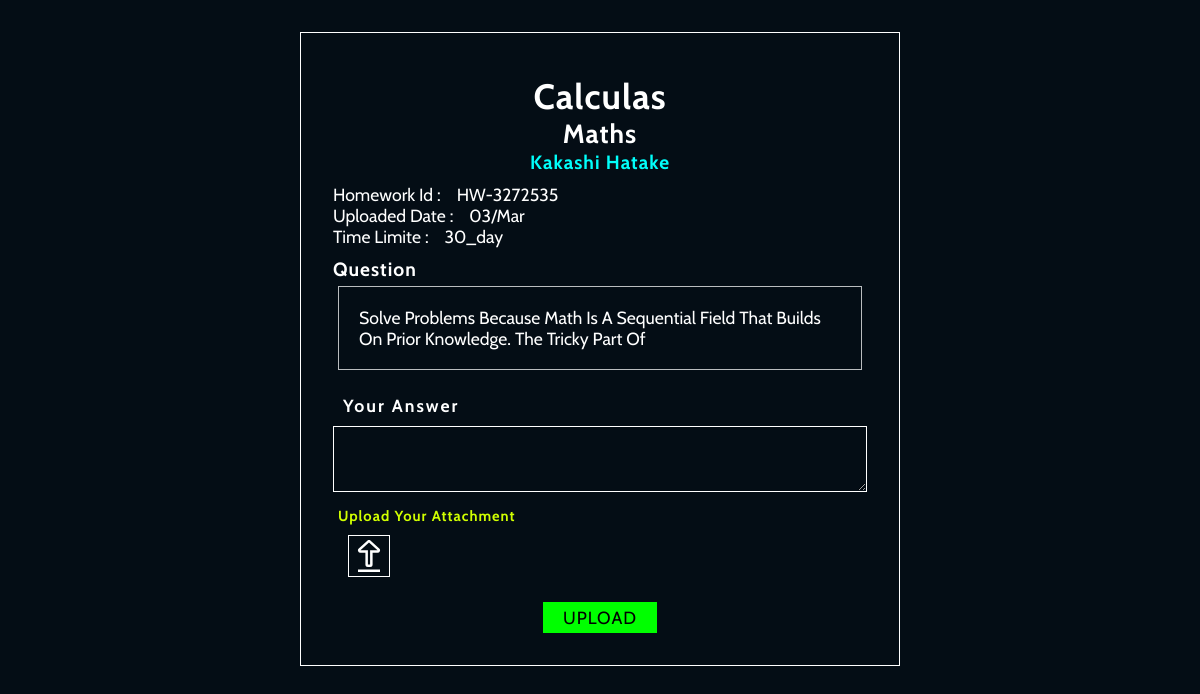
Screenshot of /LearningMangementSystem/web/html/do-homework.php?homework_id=HW-3272535 (signed in) with the database file from the repository.
### tables this page shows
CREATE TABLE `homework` (
  `homework_id` char(10) NOT NULL,
  `teacher_sid` char(10) NOT NULL,
  `sub_id` char(10) NOT NULL,
  `title` varchar(100) NOT NULL,
  `question` varchar(100) DEFAULT NULL,
  `time_limit` char(10) DEFAULT NULL,
  `date` char(10) DEFAULT NULL
);

CREATE TABLE `subject` (
  `sub_id` char(10) NOT NULL,
  `sub_name` char(20) NOT NULL
);

CREATE TABLE `teacher` (
  `system_tid` char(10) NOT NULL,
  `teacher_id` char(10) NOT NULL,
  `password` varchar(100) NOT NULL,
  `name` varchar(100) NOT NULL,
  `email` varchar(100) NOT NULL
);

### LearningMangementSystem/web/php/function.php (called while the page is built, shortened)
<?php
function getSubName($con, $id) {
    $query = "SELECT * FROM subject WHERE sub_id = '{$id}'";
    $result = mysqli_query($con, $query);
    if ($result) {
        $data = mysqli_fetch_assoc($result);
        return $data['sub_name'];
    }
}
function getTeacherName($con , $id){
    $query = "SELECT * FROM teacher WHERE system_tid = '$id'  LIMIT 1";
    $result = mysqli_query($con , $query);
    if($result){
        $data = mysqli_fetch_assoc($result);
        return $data["name"];
    }
}
?>

### LearningMangementSystem/web/html/do-homework.php (the view, shortened to what this page needs)
<?php
include("../php/connection.php");
include("../php/function.php");
$user = get_user_data($user_conn);
$homework_id = $_GET["homework_id"];
if(isset($user["system_sid"])){
    $query = "SELECT * FROM homework WHERE homework_id = '$homework_id' LIMIT 1";
    $result = $system_conn -> query($query);
    if($result){
        $data = mysqli_fetch_assoc($result);
        $title = $data["title"];
        $sub_name = getSubName($user_conn , $data["sub_id"]);
        $teacher_name = getTeacherName($user_conn , $data["teacher_sid"]);
        $date = $data["date"];
        $time_limit = $data["time_limit"];
        $question = $data["question"];
    }
}
?>
<!DOCTYPE html>
<html lang="en">
<head>
    <link rel="stylesheet" href="../css/main-styles.css">
    <link rel="stylesheet" href="../css/student/student-homework.css">
</head>
<body>
    <div class="container">
        <div class="col title-col">
            <H1><?php echo $title?></H1>
            <h2><?php echo $sub_name?></h2>
            <h5 class="teacher-name"><?php echo $teacher_name?></h5>
        </div>
        <div class="col homework-info">
            <div>
                <label>Homework id : </label> <label for=""><?php echo $homework_id?></label>
            </div>
            <div>
                <label>uploaded date : </label> <label for=""><?php echo $date?></label>
            </div>
            <div>
                <label>time limite : </label> <label for=""><?php echo $time_limit?></label>
            </div>
        </div>
        <div class="col question-col">
            <h5>question</h5>
            <p>
            <?php echo $question?>
            </p>
        </div>
        <form action="" method="POST">
            <div class="col answer-col">
                <h5>Your Answer</h5>
                <textarea name="answer"></textarea>
            </div>
            <div class="col attachment-col">
                <div class="right">
                    <h5>upload your attachment</h5>
                    <label for="hw-file" class="attachment-icon">
                        <img src="../svg/upload-svgrepo-com.svg" alt="">
                </label>
                </div>
            </div>
            <div class="col upload-btn-box">
                <label for="submit-btn" class="upload-btn">Upload</label>
            </div>
        </form>
    </div>
</body>
</html>

### LearningMangementSystem/web/css/main-styles.css (style rules this page uses)
* { padding: 0; margin: 0; outline: none; list-style: none; }
:root { --background-color: #040d15; --font: 'Cabin', sans-serif; --nav-icon-size: 50px; --nav-title-color: #000000b0; --mobile-screen-width: 450px; --profile-box-width: 200px; }

### LearningMangementSystem/web/css/student/student-homework.css (style rules this page uses)
body { background: var(--background-color); color: #fff; font-family: var(--font); }
.container { position: absolute; left: 50%; transform: translateX(-50%); top: 2rem; width: 50%; padding: 2rem; border: 1px solid #fff; display: flex; flex-direction: column; box-sizing: border-box; }
.container .col { display: flex; margin-top: 10px; flex-direction: column; text-transform: capitalize; font-size: 1.1rem; }
.container .title-col { text-align: center; letter-spacing: 1px; }
.container .title-col .teacher-name { font-size: 1.2rem; color: #01fffb; }
.container .homework-info div { display: flex; gap: 1rem; }
.container .question-col h5 { font-size: 1.2rem; letter-spacing: 1px; }
.container .question-col p { border: 1px solid #ffffffb9; padding: 20px; margin: 5px; }
.container .answer-col h5 { font-size: 1.1rem; letter-spacing: 2px; margin: 10px; }
.container .answer-col textarea { padding: 10px; box-sizing: border-box; border: solid #fff 1px; background: transparent; color: #fff; font-size: 1.2rem; }
.container .attachment-col { display: flex; flex-direction: row; }
.container .attachment-col .right, .container .attachment-col .left { width: 100%; padding: 5px; }
.container .attachment-col h5 { color: #d0ff00; letter-spacing: 1px; }
.container .attachment-col .attachment-icon { width: 40px; height: 40px; border: 1px #fff solid; margin: 10px; display: flex; justify-content: center; align-items: center; cursor: pointer; }
.container .attachment-col .attachment-icon img { width: 80%; height: 80%; }
.container .upload-btn-box { display: flex; justify-content: center; align-items: center; }
.container .upload-btn-box .upload-btn { text-transform: uppercase; letter-spacing: 1px; padding: 5px 20px; color: #000; background: rgb(0, 255, 0); cursor: pointer; transition: .4s; }

### rows the page displays
homework: title "Calculas", sub.sub_name "Maths", teacher_sid.name "Kakashi Hatake", date "03/Mar", time_limit "30_day", question "Solve Problems Because Math Is A Sequential Field That Builds On Prior Knowledge. The Tricky Part Of"

### other values shown
$homework_id "HW-3272535"
